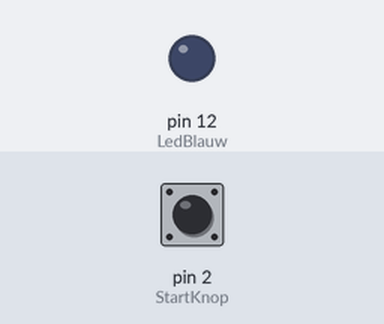
Recording of a sketch running on a simulated Arduino Uno, built with avr-gcc and run on an emulated ATmega328P. Parts: output pins drawn as LEDs (lit = HIGH). The test bench sets the inputs (shaded band); at power-on: pin 2 (StartKnop) HIGH.

Above: at 1.2 s.
1.3 s: pin 2 (StartKnop) pulled LOW for 0.15 s
At 2.0 s:
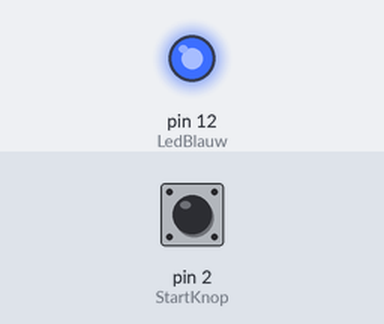
2.9 s: pin 2 (StartKnop) pulled LOW for 1 s
At 3.2 s:
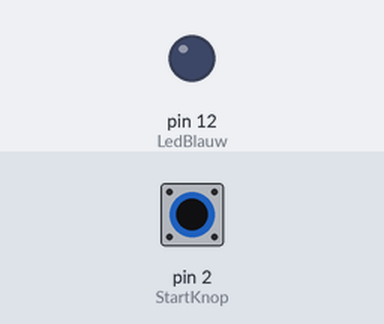
5.4 s: pin 2 (StartKnop) pulled LOW for 3.2 s
At 6.3 s:
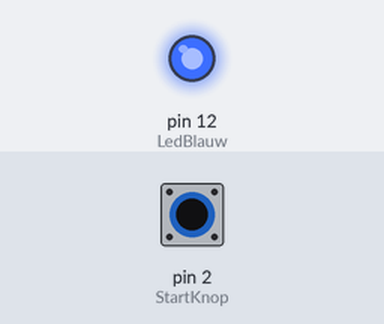
Timing chart, 0 to 8.4 s (numbered marks = the images above; inputs shaded):
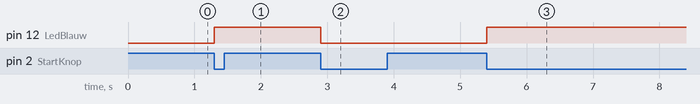

Measured:
- after the input at 1.3 s, pin 12 (LedBlauw): LOW → HIGH at once
- after the input at 2.9 s, pin 12 (LedBlauw): HIGH → LOW at once
- after the input at 5.4 s, pin 12 (LedBlauw): LOW → HIGH at once

The sketch:

interrupt.ino
```cpp
const int StartKnop = 2;
const int LedBlauw = 12;

// 'volatile' is verplicht voor variabelen die in een ISR worden aangepast
volatile bool StatusLed = false;
volatile unsigned long VorigeTijd = 0;
const unsigned long DebounceTijd = 200; // 200 ms filter tegen contactdender

void setup() {
  pinMode(LedBlauw, OUTPUT);
  pinMode(StartKnop, INPUT_PULLUP); // Interne pull-up weerstand inschakelen

  // LED start gegarandeerd uit
  digitalWrite(LedBlauw, LOW);

  // Interrupt triggert zodra de knop naar GND wordt getrokken (ingedrukt)
  attachInterrupt(digitalPinToInterrupt(StartKnop), KnopInterrupt, FALLING);
}

void loop() {
  // Werk de LED bij naar de huidige status
  digitalWrite(LedBlauw, StatusLed);
}

void KnopInterrupt() {
  unsigned long HuidigeTijd = millis();

  // Voorkom dat de interrupt meerdere keren per druk afgaat door dender
  if (HuidigeTijd - VorigeTijd > DebounceTijd) {
    StatusLed = !StatusLed; // Wissel status: LOW -> HIGH of HIGH -> LOW
    VorigeTijd = HuidigeTijd;
  }
}
```
